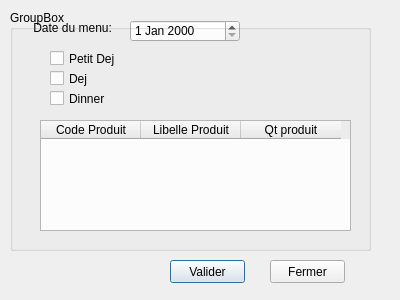
<?xml version="1.0" encoding="UTF-8"?>
<ui version="4.0">
 <class>menus</class>
 <widget class="QDialog" name="menus">
  <property name="geometry">
   <rect>
    <x>0</x>
    <y>0</y>
    <width>400</width>
    <height>300</height>
   </rect>
  </property>
  <property name="windowTitle">
   <string>Dialog</string>
  </property>
  <widget class="QTableWidget" name="tableWidget">
   <property name="geometry">
    <rect>
     <x>40</x>
     <y>120</y>
     <width>311</width>
     <height>111</height>
    </rect>
   </property>
   <column>
    <property name="text">
     <string>Code Produit</string>
    </property>
   </column>
   <column>
    <property name="text">
     <string>Libelle Produit</string>
    </property>
   </column>
   <column>
    <property name="text">
     <string>Qt produit</string>
    </property>
   </column>
  </widget>
  <widget class="QPushButton" name="pushButton">
   <property name="geometry">
    <rect>
     <x>170</x>
     <y>260</y>
     <width>75</width>
     <height>23</height>
    </rect>
   </property>
   <property name="text">
    <string>Valider</string>
   </property>
  </widget>
  <widget class="QCheckBox" name="checkBox_3">
   <property name="geometry">
    <rect>
     <x>50</x>
     <y>90</y>
     <width>70</width>
     <height>17</height>
    </rect>
   </property>
   <property name="text">
    <string>Dinner</string>
   </property>
  </widget>
  <widget class="QLabel" name="label">
   <property name="geometry">
    <rect>
     <x>30</x>
     <y>20</y>
     <width>81</width>
     <height>16</height>
    </rect>
   </property>
   <property name="text">
    <string> Date du menu:</string>
   </property>
  </widget>
  <widget class="QCheckBox" name="checkBox">
   <property name="geometry">
    <rect>
     <x>50</x>
     <y>50</y>
     <width>70</width>
     <height>17</height>
    </rect>
   </property>
   <property name="text">
    <string>Petit Dej</string>
   </property>
  </widget>
  <widget class="QCheckBox" name="checkBox_2">
   <property name="geometry">
    <rect>
     <x>50</x>
     <y>70</y>
     <width>70</width>
     <height>17</height>
    </rect>
   </property>
   <property name="text">
    <string>Dej</string>
   </property>
  </widget>
  <widget class="QDateEdit" name="dateEdit">
   <property name="geometry">
    <rect>
     <x>130</x>
     <y>20</y>
     <width>110</width>
     <height>22</height>
    </rect>
   </property>
  </widget>
  <widget class="QPushButton" name="pushButton_2">
   <property name="geometry">
    <rect>
     <x>270</x>
     <y>260</y>
     <width>75</width>
     <height>23</height>
    </rect>
   </property>
   <property name="text">
    <string>Fermer</string>
   </property>
  </widget>
  <widget class="QGroupBox" name="groupBox">
   <property name="geometry">
    <rect>
     <x>10</x>
     <y>10</y>
     <width>361</width>
     <height>241</height>
    </rect>
   </property>
   <property name="title">
    <string>GroupBox</string>
   </property>
  </widget>
 </widget>
 <resources/>
 <connections/>
</ui>
